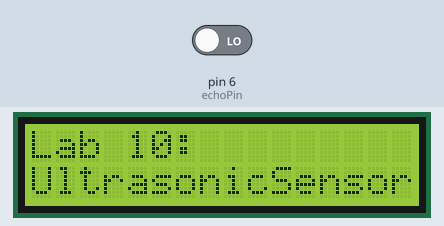
This sketch was run on a simulated Arduino Uno, built with avr-gcc and run on an emulated ATmega328P. On the bench: 16×2 character LCD. The inputs (shaded band) are chosen by the test bench; at power-on: pin 6 (echoPin) LOW.

Above: at 0.1 s.
At 3.1 s:
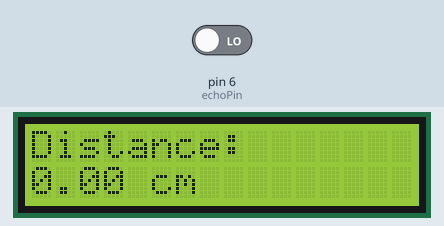

The sketch:

lab10_ultrasonic_sensor.ino
```cpp
#include <LiquidCrystal.h>

// LiquidCrystal(rs, enable, d4, d5, d6, d7)
LiquidCrystal lcd(13, 12, 11, 10, 9, 8);

#define trigPin 7
#define echoPin 6
#define wait 2000
#define sendingTime 10
#define delaySending 2

const float sonicVelocity = 0.034;

void setup() {
  pinMode(trigPin, OUTPUT);
  pinMode(echoPin, INPUT);

  lcd.begin(16, 2);

  lcd.setCursor(0, 0);
  lcd.print("Lab 10:");
  lcd.setCursor(0, 1);
  lcd.print("UltrasonicSensor");
  delay(wait);
}

void loop() {
  int duration;
  float distance;

  // Clear trigPin
  digitalWrite(trigPin, LOW);
  delayMicroseconds(delaySending);

  // Start to send ultrasonic
  digitalWrite(trigPin, HIGH);
  delay(sendingTime);
  digitalWrite(trigPin, LOW);

  duration = pulseIn(echoPin, HIGH);

  // Calculate distance in cm
  distance = duration*sonicVelocity*0.5;

  // Print to the display
  lcd.clear();
  lcd.setCursor(0, 0);
  lcd.print("Distance:");
  lcd.setCursor(0, 1);
  lcd.print(distance);
  lcd.print(" cm");

  delay(wait);
}
```
